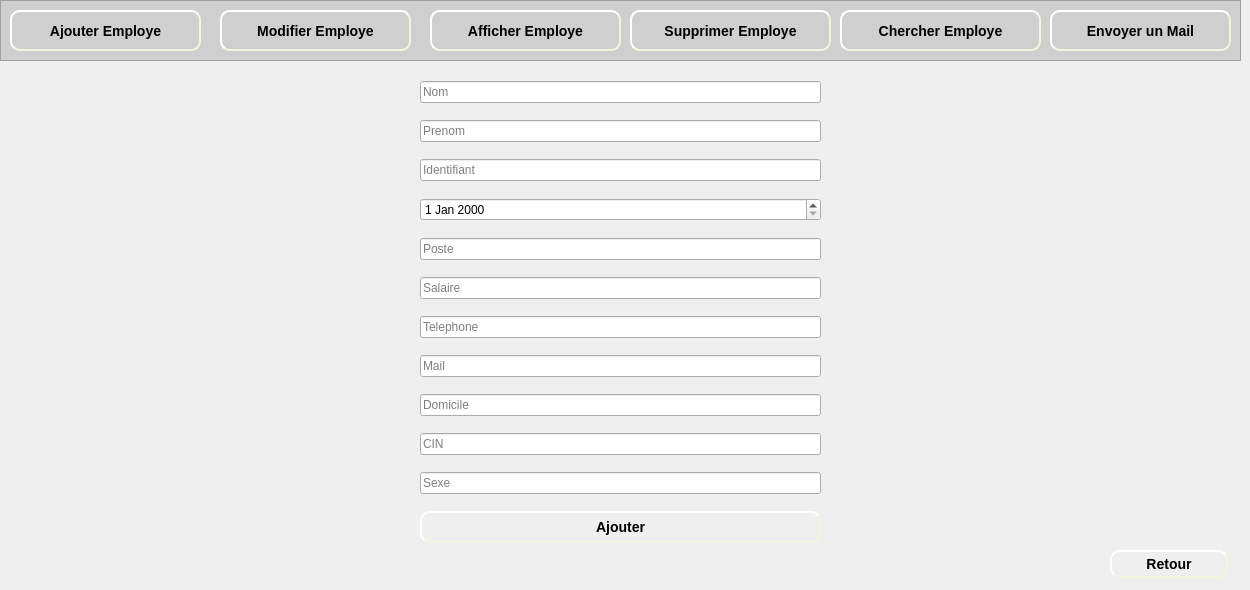
    <widget class="QWidget" name="page_3">
     <widget class="QFrame" name="frame_3">
      <property name="geometry">
       <rect>
        <x>0</x>
        <y>0</y>
        <width>1241</width>
        <height>61</height>
       </rect>
      </property>
      <property name="styleSheet">
       <string notr="true">background-color: rgb(207, 207, 207);</string>
      </property>
      <property name="frameShape">
       <enum>QFrame::StyledPanel</enum>
      </property>
      <property name="frameShadow">
       <enum>QFrame::Raised</enum>
      </property>
      <widget class="QPushButton" name="pushButton_ajouterEmploye_2">
       <property name="geometry">
        <rect>
         <x>10</x>
         <y>10</y>
         <width>191</width>
         <height>41</height>
        </rect>
       </property>
       <property name="styleSheet">
        <string notr="true">#pushButton_ajouterEmploye_2
{
	background-color: rgb(207, 207, 207);
	border-color: beige;
border-style: outset;
  border-width: 2px;
  border-radius: 10px;
  font: bold 14px;
  min-width: 6em;
  padding: 6px;

}
#pushButton_ajouterEmploye_2:hover
{
	border-color: blue;
}</string>
       </property>
       <property name="text">
        <string>Ajouter Employe</string>
       </property>
      </widget>
      <widget class="QLabel" name="label_52">
       <property name="geometry">
        <rect>
         <x>20</x>
         <y>20</y>
         <width>21</width>
         <height>21</height>
        </rect>
       </property>
       <property name="text">
        <string/>
       </property>
       <property name="pixmap">
        <pixmap>../Bouttons/ajouMachine-removebg-preview.png</pixmap>
       </property>
       <property name="scaledContents">
        <bool>true</bool>
       </property>
      </widget>
      <widget class="QPushButton" name="pushButton_modifierEmploye_2">
       <property name="geometry">
        <rect>
         <x>220</x>
         <y>10</y>
         <width>191</width>
         <height>41</height>
        </rect>
       </property>
       <property name="styleSheet">
        <string notr="true">#pushButton_modifierEmploye_2
{
	background-color: rgb(207, 207, 207);
	border-color: beige;
border-style: outset;
  border-width: 2px;
  border-radius: 10px;
  font: bold 14px;
  min-width: 6em;
  padding: 6px;

}
#pushButton_modifierEmploye_2:hover
{
	border-color: blue;
}</string>
       </property>
       <property name="text">
        <string>Modifier Employe</string>
       </property>
      </widget>
      <widget class="QLabel" name="label_53">
       <property name="geometry">
        <rect>
         <x>230</x>
         <y>20</y>
         <width>21</width>
         <height>21</height>
        </rect>
       </property>
       <property name="text">
        <string/>
       </property>
       <property name="pixmap">
        <pixmap>../Bouttons/modifier-removebg-preview.png</pixmap>
       </property>
       <property name="scaledContents">
        <bool>true</bool>
       </property>
      </widget>
      <widget class="QPushButton" name="pushButton_afficherEmploye_2">
       <property name="geometry">
        <rect>
         <x>430</x>
         <y>10</y>
         <width>191</width>
         <height>41</height>
        </rect>
       </property>
       <property name="styleSheet">
        <string notr="true">#pushButton_afficherEmploye_2
{

	border-color: beige;
border-style: outset;
  border-width: 2px;
  border-radius: 10px;
  font: bold 14px;
  min-width: 6em;
  padding: 6px;

}
#pushButton_afficherEmploye_2:hover
{
	border-color: blue;
}</string>
       </property>
       <property name="text">
        <string>Afficher Employe</string>
       </property>
      </widget>
      <widget class="QLabel" name="label_54">
       <property name="geometry">
        <rect>
         <x>440</x>
         <y>20</y>
         <width>21</width>
         <height>21</height>
        </rect>
       </property>
       <property name="text">
        <string/>
       </property>
       <property name="pixmap">
        <pixmap>../Bouttons/afficher-removebg-preview.png</pixmap>
       </property>
       <property name="scaledContents">
        <bool>true</bool>
       </property>
      </widget>
      <widget class="QPushButton" name="pushButton_supprimerEmploye_2">
       <property name="geometry">
        <rect>
         <x>630</x>
         <y>10</y>
         <width>201</width>
         <height>41</height>
        </rect>
       </property>
       <property name="styleSheet">
        <string notr="true">#pushButton_supprimerEmploye_2
{
	background-color: rgb(207, 207, 207);
	border-color: beige;
border-style: outset;
  border-width: 2px;
  border-radius: 10px;
  font: bold 14px;
  min-width: 6em;
  padding: 6px;

}
#pushButton_supprimerEmploye_2:hover
{
	border-color: blue;
}</string>
       </property>
       <property name="text">
        <string>Supprimer Employe</string>
       </property>
      </widget>
      <widget class="QLabel" name="label_55">
       <property name="geometry">
        <rect>
         <x>640</x>
         <y>20</y>
         <width>21</width>
         <height>21</height>
        </rect>
       </property>
       <property name="text">
        <string/>
       </property>
       <property name="pixmap">
        <pixmap>../Bouttons/supprimerMachine-removebg-preview.png</pixmap>
       </property>
       <property name="scaledContents">
        <bool>true</bool>
       </property>
      </widget>
      <widget class="QPushButton" name="pushButton_2">
       <property name="geometry">
        <rect>
         <x>840</x>
         <y>10</y>
         <width>201</width>
         <height>41</height>
        </rect>
       </property>
       <property name="styleSheet">
        <string notr="true">#pushButton_2
{

	border-color: beige;
border-style: outset;
  border-width: 2px;
  border-radius: 10px;
  font: bold 14px;
  min-width: 6em;
  padding: 6px;

}
#pushButton_2:hover
{
	border-color: blue;
}</string>
       </property>
       <property name="text">
        <string>Chercher Employe</string>
       </property>
      </widget>
      <widget class="QLabel" name="label_102">
       <property name="geometry">
        <rect>
         <x>850</x>
         <y>20</y>
         <width>21</width>
         <height>21</height>
        </rect>
       </property>
       <property name="text">
        <string/>
       </property>
       <property name="pixmap">
        <pixmap>../Bouttons/consulter-removebg-preview.png</pixmap>
       </property>
       <property name="scaledContents">
        <bool>true</bool>
       </property>
      </widget>
      <widget class="QPushButton" name="pushButton_envoyerMail_2">
       <property name="geometry">
        <rect>
         <x>1050</x>
         <y>10</y>
         <width>181</width>
         <height>41</height>
        </rect>
       </property>
       <property name="styleSheet">
        <string notr="true">#pushButton_envoyerMail_2
{

	border-color: beige;
border-style: outset;
  border-width: 2px;
  border-radius: 10px;
  font: bold 14px;
  min-width: 6em;
  padding: 6px;

}
#pushButton_envoyerMail_2:hover
{
	border-color: blue;
}</string>
       </property>
       <property name="text">
        <string>Envoyer un Mail</string>
       </property>
      </widget>
      <widget class="QLabel" name="label_129">
       <property name="geometry">
        <rect>
         <x>1060</x>
         <y>20</y>
         <width>21</width>
         <height>16</height>
        </rect>
       </property>
       <property name="text">
        <string/>
       </property>
       <property name="pixmap">
        <pixmap>../Bouttons/mail-removebg-preview.png</pixmap>
       </property>
       <property name="scaledContents">
        <bool>true</bool>
       </property>
      </widget>
     </widget>
     <widget class="QLabel" name="label_6">
      <property name="geometry">
       <rect>
        <x>0</x>
        <y>60</y>
        <width>1241</width>
        <height>521</height>
       </rect>
      </property>
      <property name="text">
       <string/>
      </property>
      <property name="pixmap">
       <pixmap>../Bouttons/fontFinal.jpg</pixmap>
      </property>
      <property name="scaledContents">
       <bool>true</bool>
      </property>
     </widget>
     <widget class="QWidget" name="verticalLayoutWidget_3">
      <property name="geometry">
       <rect>
        <x>420</x>
        <y>70</y>
        <width>401</width>
        <height>491</height>
       </rect>
      </property>
      <layout class="QVBoxLayout" name="verticalLayout_3">
       <item>
        <widget class="QLineEdit" name="lineEdit_nom">
         <property name="placeholderText">
          <string>Nom</string>
         </property>
        </widget>
       </item>
       <item>
        <widget class="QLineEdit" name="lineEdit_prenom">
         <property name="placeholderText">
          <string>Prenom</string>
         </property>
        </widget>
       </item>
       <item>
        <widget class="QLineEdit" name="lineEdit_identifiant">
         <property name="placeholderText">
          <string>Identifiant</string>
         </property>
        </widget>
       </item>
       <item>
        <widget class="QDateEdit" name="dateEdit_naissance"/>
       </item>
       <item>
        <widget class="QLineEdit" name="lineEdit_poste">
         <property name="placeholderText">
          <string>Poste</string>
         </property>
        </widget>
       </item>
       <item>
        <widget class="QLineEdit" name="lineEdit_salaire">
         <property name="placeholderText">
          <string>Salaire</string>
         </property>
        </widget>
       </item>
       <item>
        <widget class="QLineEdit" name="lineEdit_telephone">
         <property name="placeholderText">
          <string>Telephone</string>
         </property>
        </widget>
       </item>
       <item>
        <widget class="QLineEdit" name="lineEdit_mail">
         <property name="placeholderText">
          <string>Mail</string>
         </property>
        </widget>
       </item>
       <item>
        <widget class="QLineEdit" name="lineEdit_domicile">
         <property name="placeholderText">
          <string>Domicile</string>
         </property>
        </widget>
       </item>
       <item>
        <widget class="QLineEdit" name="lineEdit_cin">
         <property name="placeholderText">
          <string>CIN</string>
         </property>
        </widget>
       </item>
       <item>
        <widget class="QLineEdit" name="lineEdit_sexe">
         <property name="placeholderText">
          <string>Sexe</string>
         </property>
        </widget>
       </item>
       <item>
        <widget class="QPushButton" name="pushButton_ajouterEmploye_3">
         <property name="styleSheet">
          <string notr="true">#pushButton_ajouterEmploye_3
{
	
	border-color: beige;
border-style: outset;
  border-width: 2px;
  border-radius: 10px;
  font: bold 14px;
  min-width: 6em;
  padding: 6px;

}
#pushButton_ajouterEmploye_3:hover
{
	border-color: blue;
}</string>
         </property>
         <property name="text">
          <string>Ajouter</string>
         </property>
        </widget>
       </item>
      </layout>
     </widget>
     <widget class="QPushButton" name="pushButton_retour">
      <property name="geometry">
       <rect>
        <x>1110</x>
        <y>550</y>
        <width>118</width>
        <height>28</height>
       </rect>
      </property>
      <property name="styleSheet">
       <string notr="true">#pushButton_retour
{
	
	border-color: beige;
border-style: outset;
  border-width: 2px;
  border-radius: 10px;
  font: bold 14px;
  min-width: 6em;
  padding: 6px;

}
#pushButton_retour:hover
{
	border-color: blue;
}</string>
      </property>
      <property name="text">
       <string>Retour</string>
      </property>
     </widget>
     <widget class="QLabel" name="label_45">
      <property name="geometry">
       <rect>
        <x>1120</x>
        <y>560</y>
        <width>21</width>
        <height>16</height>
       </rect>
      </property>
      <property name="text">
       <string/>
      </property>
      <property name="pixmap">
       <pixmap>../Bouttons/retour-removebg-preview.png</pixmap>
      </property>
      <property name="scaledContents">
       <bool>true</bool>
      </property>
     </widget>
    </widget>
